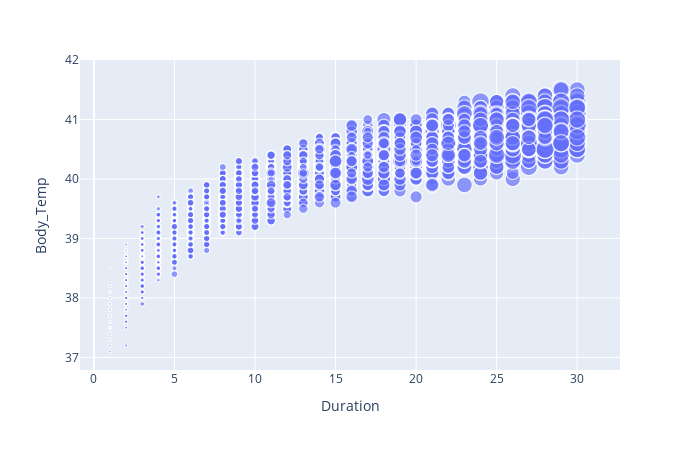

Notebook source saved alongside this figure:
### Code cell
fig=px.scatter(exercise_train_data,x="Duration",y="Body_Temp",size="Calories")
fig.update_layout(
    width=700,
    height=450,
)
fig.show()

### Figure 1 — Plotly figure (JSON) as saved in the notebook; plotly's stock layout.template omitted (floating-point values rounded to 4 significant figures; data arrays with more than 128 entries replaced by an {"elided": "..."} marker saying what was removed)
{"data": [{"hovertemplate": "Duration=%{x}<br>Body_Temp=%{y}<br>Calories=%{marker.size}<extra></extra>", "legendgroup": "", "marker": {"color": "#636efa", "size": {"elided": "12000 float values"}, "sizemode": "area", "sizeref": 0.7225, "symbol": "circle"}, "mode": "markers", "name": "", "showlegend": false, "type": "scattergl", "x": {"elided": "12000 float values"}, "xaxis": "x", "y": {"elided": "12000 float values"}, "yaxis": "y"}], "layout": {"height": 450, "legend": {"itemsizing": "constant", "tracegroupgap": 0}, "margin": {"t": 60}, "width": 700, "xaxis": {"anchor": "y", "domain": [0, 1], "title": {"text": "Duration"}}, "yaxis": {"anchor": "x", "domain": [0, 1], "title": {"text": "Body_Temp"}}}}
